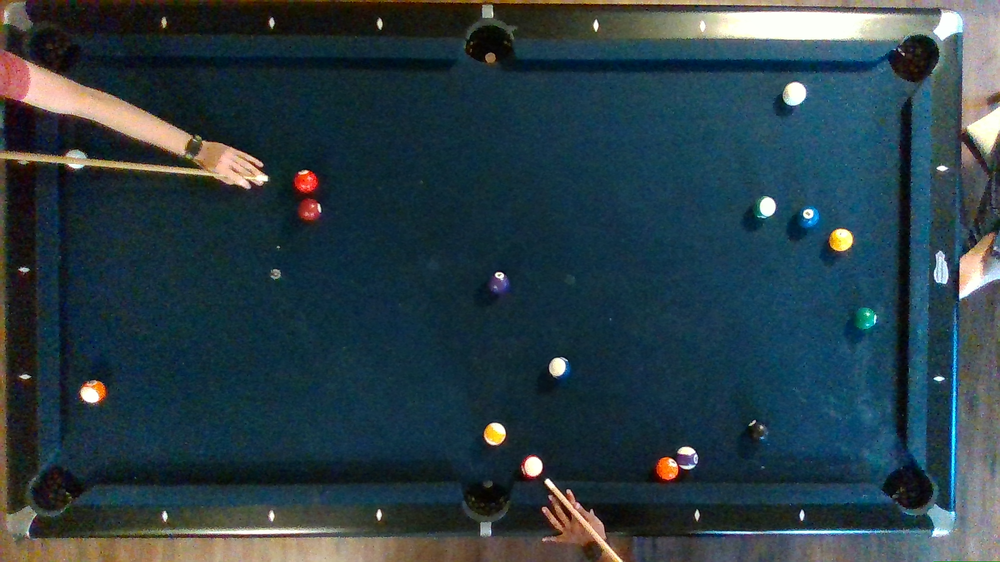
#> input picture test_images/1.png, 1000 x 562 px, shrunk from 1920 x 1080 before the run; its folder holds only this picture in this run
$ python ExecutionTime.py
#> lines starting #> are read from the running program, lines starting #| are printed output that depends on the picture
import numpy as np
import cv2
import time
imgs = []
start = time.time()

for i in range(5):
    imgs.append(cv2.imread("test_images/" + str(i+1) + ".png"))
    start = time.time()
    imgs[i] = cv2.Canny(imgs[i], 100, 200)
    print(time.time()-start)
    cv2.imshow(str(i), imgs[i])
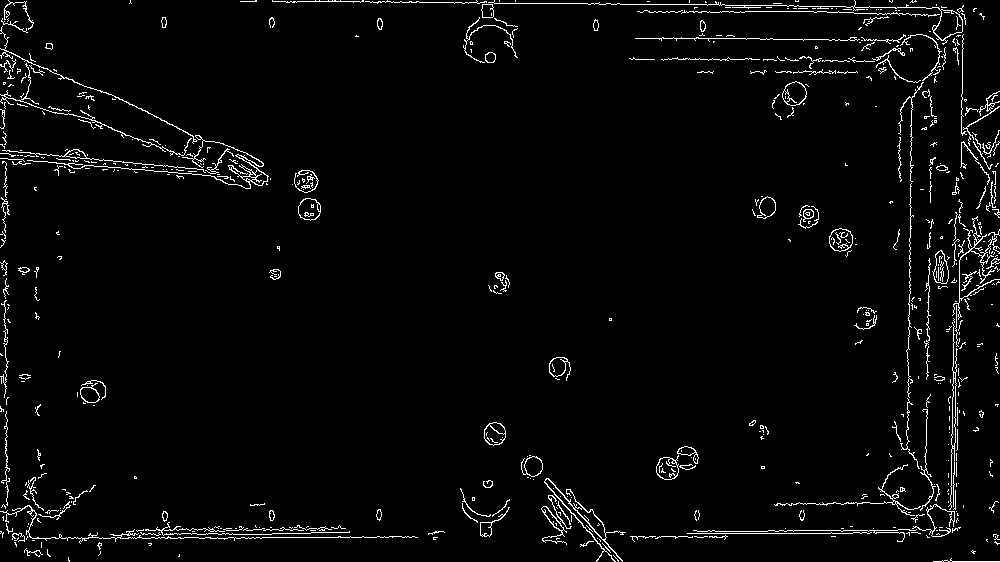
#> window '0': shape (562, 1000); 3% white in thin lines or dots

cv2.waitKey(0)
cv2.destroyAllWindows()
